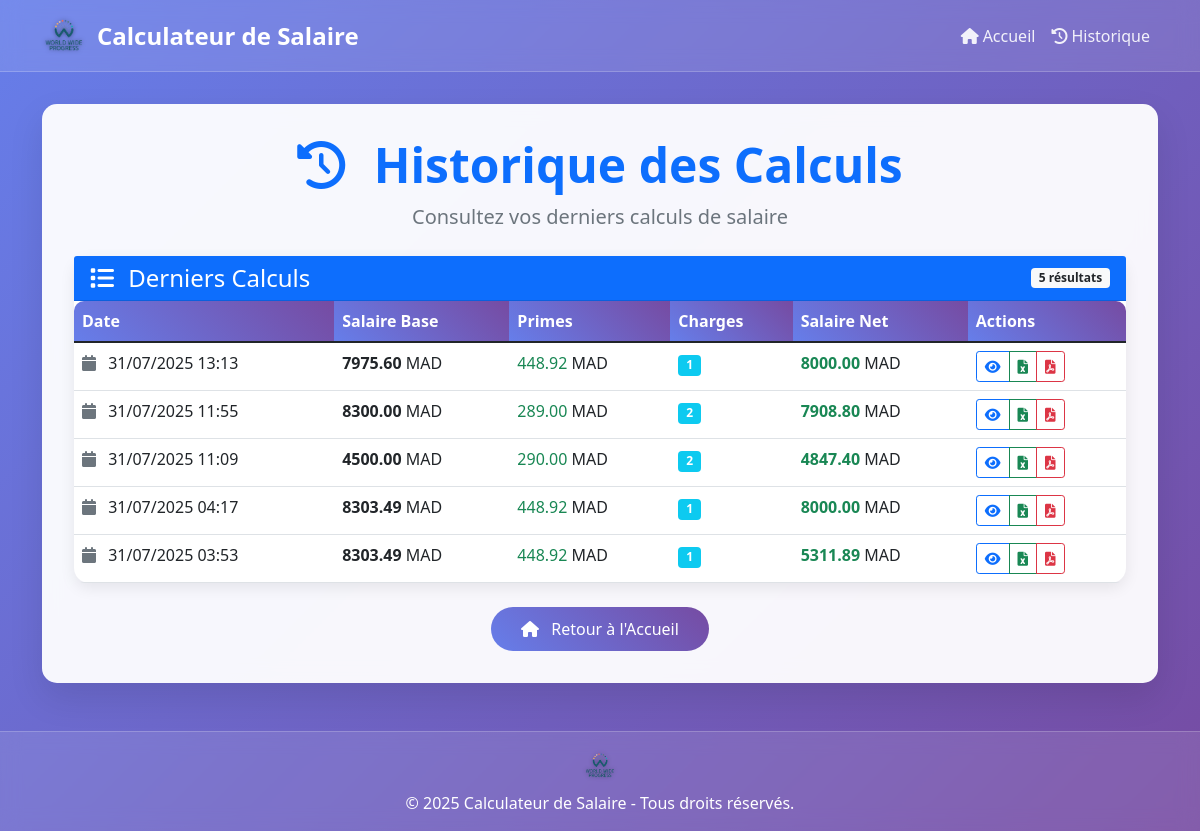
The page /history/ on the database its author committed.
### calculator/models.py (models this page shows, shortened)
class SalaryCalculation(models.Model):
    salaire_base = models.FloatField()
    primes_conges = models.FloatField()
    indemnite_exoneree = models.FloatField()
    nb_charge_familiale = models.IntegerField()
    salaire_brut = models.FloatField()
    salaire_brut_imposable = models.FloatField()
    cnss = models.FloatField()
    amo = models.FloatField()
    mutuelle = models.FloatField()
    frais_professionnels = models.FloatField()
    salaire_net_imposable = models.FloatField()
    ir_brut = models.FloatField()
    charge_famille = models.FloatField()
    ir_net = models.FloatField()
    salaire_net = models.FloatField()
    created_at = models.DateTimeField(default=timezone.now)
    class Meta:
        ordering = ['-created_at']

### calculator/views.py (the view)
# urls.py: path('history/', views.history, name='history'),
def history(request):
    calculations = SalaryCalculation.objects.all()[:20]  # Last 20 calculations
    return render(request, 'calculator/history.html', {'calculations': calculations})

### templates/calculator/history.html (shortened to what this page needs)
{% extends 'base.html' %}
{% block content %}
<div class="row justify-content-center">
    <div class="col-lg-12">
        <div class="text-center mb-4">
            <h1 class="display-5 fw-bold text-primary">
                <i class="fas fa-history me-3"></i>
                Historique des Calculs
            </h1>
            <p class="lead text-muted">Consultez vos derniers calculs de salaire</p>
        </div>
        {% if calculations %}
            <div class="card">
                <div class="card-header bg-primary text-white d-flex justify-content-between align-items-center">
                    <h4 class="mb-0">
                        <i class="fas fa-list me-2"></i>
                        Derniers Calculs
                    </h4>
                    <span class="badge bg-light text-dark">{{ calculations|length }} résultat{{ calculations|length|pluralize }}</span>
                </div>
                <div class="card-body p-0">
                    <div class="table-responsive">
                        <table class="table table-hover mb-0">
                            <thead>
                                <tr>
                                    <th>Date</th>
                                    <th>Salaire Base</th>
                                    <th>Primes</th>
                                    <th>Charges</th>
                                    <th>Salaire Net</th>
                                    <th>Actions</th>
                                </tr>
                            </thead>
                            <tbody>
                                {% for calc in calculations %}
                                    <tr>
                                        <td>
                                            <i class="fas fa-calendar me-2 text-muted"></i>
                                            {{ calc.created_at|date:"d/m/Y H:i" }}
                                        </td>
                                        <td>
                                            <span class="fw-bold">{{ calc.salaire_base|floatformat:2 }}</span> MAD
                                        </td>
                                        <td>
                                            <span class="text-success">{{ calc.primes_conges|floatformat:2 }}</span> MAD
                                        </td>
                                        <td>
                                            <span class="badge bg-info">{{ calc.nb_charge_familiale }}</span>
                                        </td>
                                        <td>
                                            <span class="fw-bold text-success">{{ calc.salaire_net|floatformat:2 }}</span> MAD
                                        </td>
                                        <td>
                                            <div class="btn-group btn-group-sm" role="group">
                                                <a href="{% url 'result' calc.id %}"
                                                   class="btn btn-outline-primary"
                                                   title="Voir détails">
                                                    <i class="fas fa-eye"></i>
                                                </a>
                                                <a href="{% url 'export_excel' calc.id %}"
                                                   class="btn btn-outline-success"
                                                   title="Excel">
                                                    <i class="fas fa-file-excel"></i>
                                                </a>
                                                <a href="{% url 'export_pdf' calc.id %}"
                                                   class="btn btn-outline-danger"
                                                   title="PDF">
                                                    <i class="fas fa-file-pdf"></i>
                                                </a>
                                            </div>
                                        </td>
                                    </tr>
                                {% endfor %}
                            </tbody>
                        </table>
                    </div>
                </div>
            </div>
        {% endif %}
        <div class="text-center mt-4">
            <a href="{% url 'home' %}" class="btn btn-primary">
                <i class="fas fa-home me-2"></i>
                Retour à l'Accueil
            </a>
        </div>
    </div>
</div>
{% endblock %}

### templates/base.html (shortened to what this page needs)
{% load static %}
<!DOCTYPE html>
<html lang="fr">
<head>
    <link href="https://cdn.jsdelivr.net/npm/bootstrap@5.1.3/dist/css/bootstrap.min.css" rel="stylesheet" />
    <link href="https://cdnjs.cloudflare.com/ajax/libs/font-awesome/6.0.0/css/all.min.css" rel="stylesheet" />
</head>
<body>
    <nav class="navbar navbar-expand-lg navbar-dark">
        <div class="container">
            <a class="navbar-brand" href="{% url 'home' %}">
                <img src="{% static 'img/logo.png' %}" alt="Logo" />
                Calculateur de Salaire
            </a>
            <div class="collapse navbar-collapse" id="navbarNav">
                <ul class="navbar-nav ms-auto">
                    <li class="nav-item">
                        <a class="nav-link" href="{% url 'home' %}">
                            <i class="fas fa-home me-1"></i>Accueil
                        </a>
                    </li>
                    <li class="nav-item">
                        <a class="nav-link" href="{% url 'history' %}">
                            <i class="fas fa-history me-1"></i>Historique
                        </a>
                    </li>
                </ul>
            </div>
        </div>
    </nav>
    <div class="container">
        <div class="main-container">
            {% block content %}
            {% endblock %}
        </div>
    </div>
    <footer class="text-center text-white mt-5 py-3" style="background-color: rgba(255,255,255,0.1); backdrop-filter: blur(10px); border-top: 1px solid rgba(255,255,255,0.2);">
        <div class="container">
            <img src="{% static 'img/logo.png' %}" alt="Logo Footer" />
            <p class="mb-0">© 2025 Calculateur de Salaire - Tous droits réservés.</p>
        </div>
    </footer>
</body>
</html>

### templates/base.html (style rules this page uses)
body { background: linear-gradient(135deg, #667eea 0%, #764ba2 100%); min-height: 100vh; font-family: 'Segoe UI', Tahoma, Geneva, Verdana, sans-serif; }
.main-container { background: rgba(255, 255, 255, 0.95); border-radius: 15px; box-shadow: 0 15px 35px rgba(0, 0, 0, 0.1); backdrop-filter: blur(10px); margin: 2rem auto; padding: 2rem; }
.navbar { background: rgba(255, 255, 255, 0.1) !important; backdrop-filter: blur(10px); border-bottom: 1px solid rgba(255, 255, 255, 0.2); }
.navbar-brand { color: white !important; font-weight: bold; font-size: 1.5rem; display: flex; align-items: center; }
.navbar-brand img { height: 45px; margin-right: 10px; filter: drop-shadow(0 0 2px rgba(0,0,0,0.5)); }
.nav-link { color: rgba(255, 255, 255, 0.9) !important; transition: all 0.3s ease; }
.btn-primary { background: linear-gradient(45deg, #667eea, #764ba2); border: none; border-radius: 25px; padding: 10px 30px; transition: all 0.3s ease; }
.card { border: none; border-radius: 15px; box-shadow: 0 5px 15px rgba(0, 0, 0, 0.08); transition: all 0.3s ease; }
.table { border-radius: 10px; overflow: hidden; }
.table th { background: linear-gradient(45deg, #667eea, #764ba2); color: white; border: none; }
footer img { height: 35px; filter: drop-shadow(0 0 2px rgba(0,0,0,0.4)); margin-bottom: 0.5rem; }

### rows shown on the page
SalaryCalculation: created_at "31/07/2025 13:13", salaire_base "7975.60", primes_conges "448.92", nb_charge_familiale "1", salaire_net "8000.00"
SalaryCalculation: created_at "31/07/2025 11:55", salaire_base "8300.00", primes_conges "289.00", nb_charge_familiale "2", salaire_net "7908.80"
SalaryCalculation: created_at "31/07/2025 11:09", salaire_base "4500.00", primes_conges "290.00", nb_charge_familiale "2", salaire_net "4847.40"
SalaryCalculation: created_at "31/07/2025 04:17", salaire_base "8303.49", primes_conges "448.92", nb_charge_familiale "1", salaire_net "8000.00"
SalaryCalculation: created_at "31/07/2025 03:53", salaire_base "8303.49", primes_conges "448.92", nb_charge_familiale "1", salaire_net "5311.89"

### other values the page prints
{{ calculations|length }} "5"
